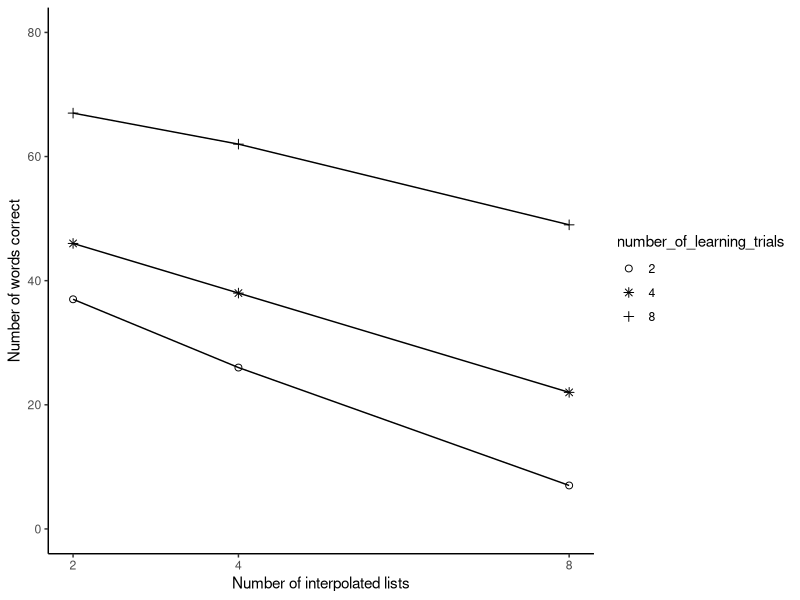

R code for this plot:
## ---- chunk 1
knitr::opts_chunk$set(echo = TRUE)
## ---- chunk 2
library(ggplot2)
library(tibble)

slamecka_design <- tibble(number_of_learning_trials = rep(c(2,4,8), each=6),
                          number_of_IL = rep(rep(c(2,4,8), 2), 3),
                          subjects = 1:18,
                          recall = c(35,21,6,
                                   39,31,8,
                                   40,34,18,
                                   52,42,26,
                                   61,58,46,
                                   73,66,52
                                   )
                          )

slamecka_design$number_of_learning_trials <- 
  as.factor(slamecka_design$number_of_learning_trials)

ggplot(slamecka_design,aes(x=number_of_IL,
                           group = number_of_learning_trials,
                           y=recall))+
  geom_line(stat = "summary", fun = "mean")+
  geom_point(aes(shape=number_of_learning_trials),
             size=2,
             stat = "summary", 
             fun = "mean",)+
  scale_shape_manual(values=c(1,8,3))+
  xlab("Number of interpolated lists")+
  ylab("Number of words correct")+
  scale_y_continuous(breaks = c(0,20,40,60,80),
                     limits = c(0,80))+
  scale_x_continuous(breaks = c(2,4,8))+
  theme_classic()
  
## ---- chunk 3
library(tibble)

new_data<-tibble(practice=rep(c("2","4","8"),times=9),
                 distraction=rep(rep(c("0","4","8"),each=3),3),
                 reward=rep(c("0","50","1000000"),each=9),
                 recall=c())
                 
